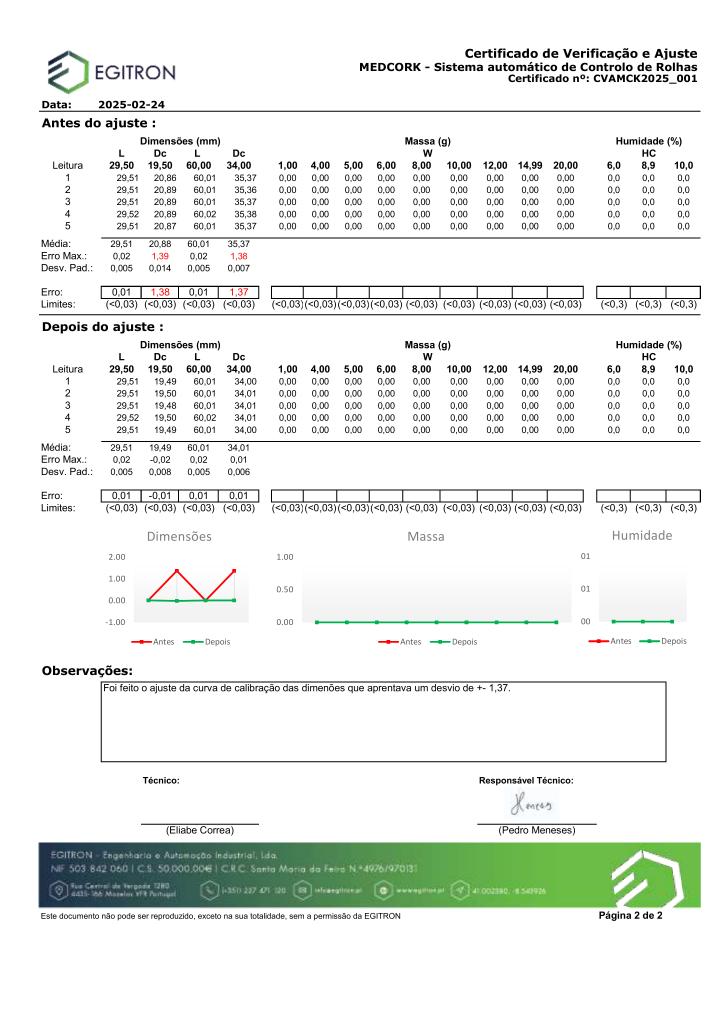
#> input picture simme-ai-backend/ocr_pipeline/data/images/pt_Folha de Verificação Medcork - Amorim De Sousa/page_01.png, 2894 x 4093 px (shown at 1/4 size)
$ python preprocess_image.py
#> lines starting #> are read from the running program, lines starting #| are printed output that depends on the picture
from pathlib import Path
from PIL import Image

BASE = Path(__file__).resolve().parents[1]
INP = BASE / "data" / "images" / "pt_Folha de Verificação Medcork - Amorim De Sousa" / "page_01.png"
OUT = BASE / "data" / "images" / "pt_Folha de Verificação Medcork - Amorim De Sousa" / "page_01_1700.jpg"

MAX_SIDE = 1700  # <= 1800 é o objetivo

img = Image.open(INP).convert("RGB")
#> img is the input picture: PIL image 2894x4093 RGB; mean R, G, B 234.8, 238.1, 234.7
w, h = img.size
#> w = 2894; h = 4093

scale = min(1.0, MAX_SIDE / max(w, h))
#> scale = 0.415
if scale < 1.0:
    img = img.resize((int(w * scale), int(h * scale)), Image.LANCZOS)
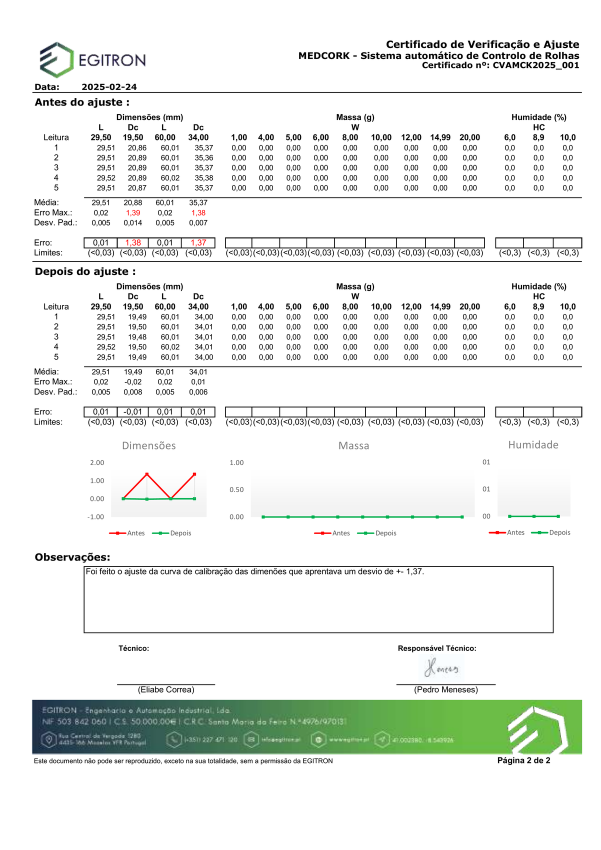
#> img: PIL image 1202x1700 RGB (shown at 1/2 size); mean R, G, B 234.5, 237.8, 234.4

img.save(OUT, "JPEG", quality=92)
print("saved:", OUT)
print("size:", img.size)
#| size: (1202, 1700)

$ run again, with simme-ai-backend/ocr_pipeline/data/images/Paquimetro MITUTOYO sn B22268348 - M.A. SILVA/page_03.png copied over simme-ai-backend/ocr_pipeline/data/images/pt_Folha de Verificação Medcork - Amorim De Sousa/page_01.png
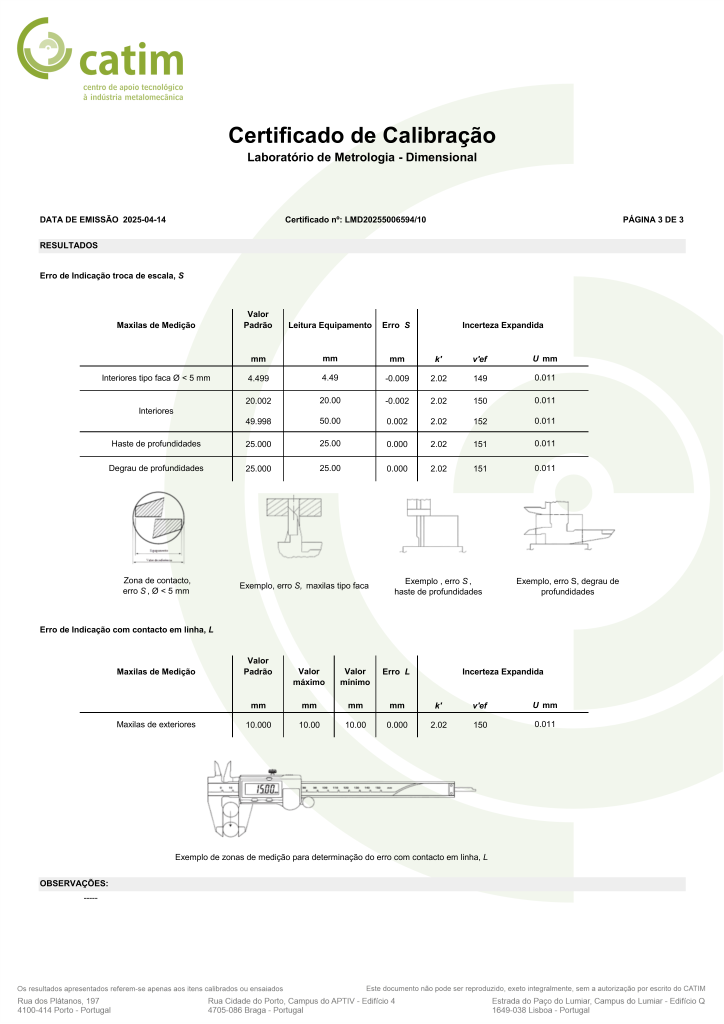
#> input picture simme-ai-backend/ocr_pipeline/data/images/Paquimetro MITUTOYO sn B22268348 - M.A. SILVA/page_03.png, 2894 x 4093 px (shown at 1/4 size)
#> img is the input picture: PIL image 2894x4093 RGB; mean R, G, B 245.3, 246.4, 243.8
#> `img = img.resize((int(w * scale), int(h * scale)), Image.LANCZOS)`:
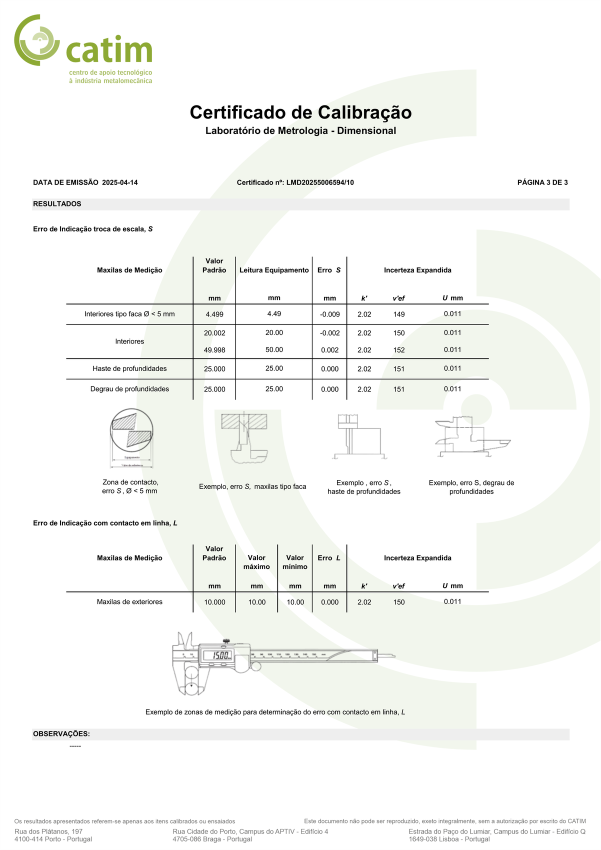
#> img: PIL image 1202x1700 RGB (shown at 1/2 size); mean R, G, B 245.2, 246.3, 243.7
#| size: (1202, 1700)
